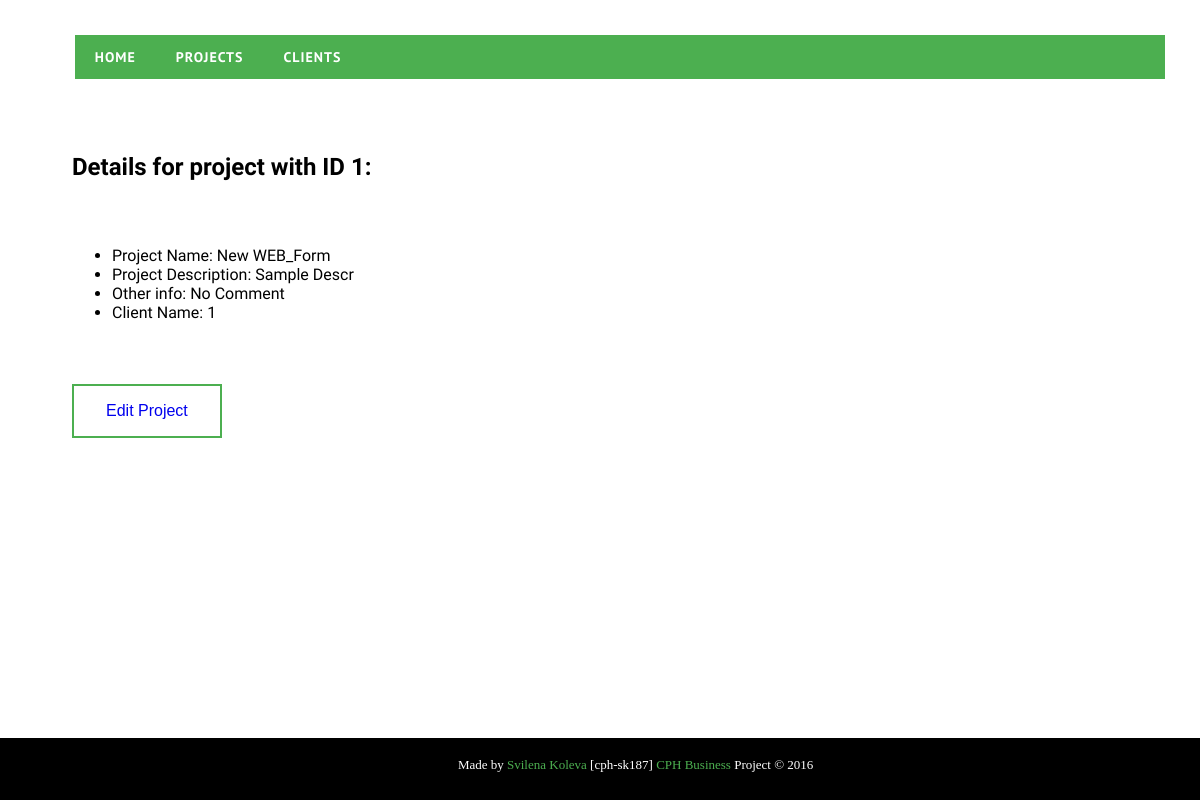
The page /prinfo.php?id=1 on the database its author committed.
### tables this page shows
CREATE TABLE IF NOT EXISTS `projects` (
  `projectID` int(11) NOT NULL,
  `pr_name` varchar(80) DEFAULT NULL,
  `pr_descr` varchar(500) DEFAULT NULL,
  `pr_start` datetime DEFAULT NULL,
  `pr_end` datetime DEFAULT NULL,
  `other_details` varchar(500) DEFAULT NULL,
  `clients_clientsID` int(11) NOT NULL
);

### prinfo.php (the view, shortened to what this page needs)
<!doctype html>
<html>
<head>
<link rel="stylesheet" href="css/style.css">
</head>
<body>
	<ul class="navbar">
    <?php include 'menu.php';?>
    <br>
    </ul>
	<?php
    $prid = filter_input(INPUT_GET, 'id', FILTER_VALIDATE_INT) or die('missing parameter');
    ?>
    <article><h1>Details for project with ID <?=$prid?>:</h1>
    <ul>
    <p>
    <?php
    require_once 'dbcon.php';
    $sql = 'SELECT pr_name, pr_descr, other_details, clients_clientsID FROM project1db.projects where projectID=?';
    $stmt = $link->prepare($sql);
    $stmt->bind_param('i', $prid);
    $stmt->execute();
    $stmt->bind_result($prname, $prdescr, $prother, $clid);
    while($stmt->fetch()){
        echo '<li>Project Name: '.$prname.'</li>';
        echo '<li>Project Description: '.$prdescr.'</li>';
        echo '<li>Other info: '.$prother.'</li>';
        echo '<li>Client Name: '.$clid.'</li>';
    }
    ?>
    </p>
    </ul>
    <button class="button"><a href="editform.php?prid=<?=$prid?>">Edit Project</a></button>
	</article>
	<?php require 'footer.php';?>

### css/style.css (style rules this page uses)
body { margin:0px; padding:0px; font-family: 'Comfortaa', cursive; text-align:left; }
a:link { text-decoration: none; }
p { padding-bottom: 3%; padding-left: 6%; }
article { text-align:left; margin-left:3%; padding-left:3%; }
.button { background-color: white; color: black; font-size: 16px; text-decoration: none; display: inline-block; text-align: center; border: 2px solid #4CAF50; padding: 16px 32px; cursor: pointer; }

### footer.php (style rules this page uses)
p { color: white; font-family: verdana; font-size: 13px; }

### rows shown on the page
projects: pr_name "New WEB_Form", pr_descr "Sample Descr", other_details "No Comment", clients_clientsID "1"

### other values the page prints
$prid "1"
